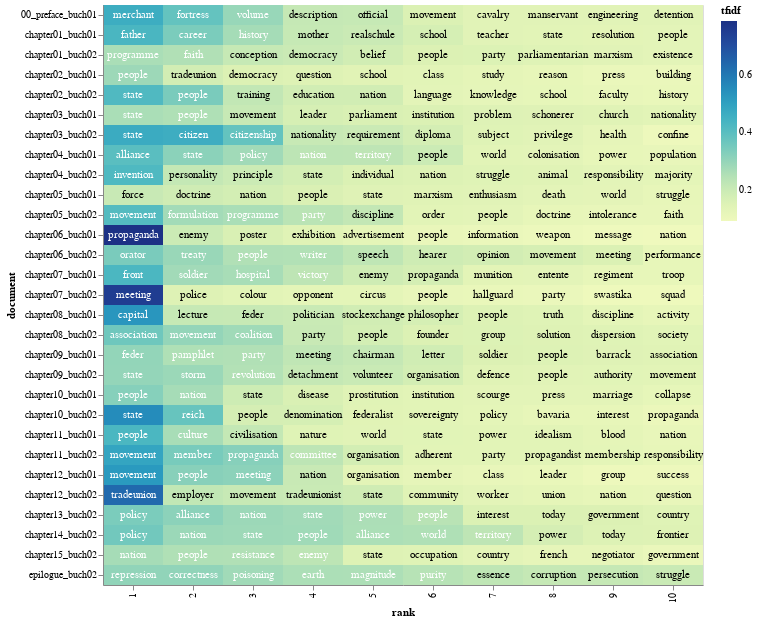

Source (notebook cell):
### Markdown cell above
## TF-IDF visualisieren

### Code cell
import altair as alt
import numpy as np

#terme die gesondert mit rotem punkt ausgezeichnet werden
term_list = ['war', 'peace']

#randomness fürs ranking
top_tfidf_plusRand = top_tfidf.copy()
top_tfidf_plusRand['tfidf'] = top_tfidf_plusRand['tfidf'] + np.random.rand(top_tfidf.shape[0])*0.0001

#visualisierungen mit ranking
base = alt.Chart(top_tfidf_plusRand).encode(
    x = 'rank:O',
    y = 'document:N'
).transform_window(
    rank = "rank()",
    sort = [alt.SortField("tfidf", order="descending")],
    groupby = ["document"],
)

#heatmap definieren
heatmap = base.mark_rect().encode(
    color = 'tfidf:Q'
)

#roter punkt für oben festgelegte terme definieren
circle = base.mark_circle(size=100).encode(
    color = alt.condition(
        alt.FieldOneOfPredicate(field='term', oneOf=term_list),
        alt.value('red'),
        alt.value('#FFFFFF00')        
    )
)

#text labels mit weiß für dunklere heatmap-einfärbungen
text = base.mark_text(baseline='middle').encode(
    text = 'term:N',
    color = alt.condition(alt.datum.tfidf >= 0.23, alt.value('white'), alt.value('black'))
)

#visualisierungen darstellen
(heatmap + circle + text).properties(width = 600)

### Figure 1 — Vega-Lite specification as saved in the notebook (floating-point values rounded to 4 significant figures; data arrays with more than 128 entries replaced by an {"elided": "..."} marker saying what was removed)
{"config": {"view": {"continuousWidth": 300, "continuousHeight": 300}}, "layer": [{"mark": {"type": "rect"}, "encoding": {"color": {"field": "tfidf", "type": "quantitative"}, "x": {"field": "rank", "type": "ordinal"}, "y": {"field": "document", "type": "nominal"}}, "transform": [{"window": [{"op": "rank", "field": "", "as": "rank"}], "groupby": ["document"], "sort": [{"field": "tfidf", "order": "descending"}]}]}, {"mark": {"type": "circle", "size": 100}, "encoding": {"color": {"condition": {"test": {"field": "term", "oneOf": ["war", "peace"]}, "value": "red"}, "value": "#FFFFFF00"}, "x": {"field": "rank", "type": "ordinal"}, "y": {"field": "document", "type": "nominal"}}, "transform": [{"window": [{"op": "rank", "field": "", "as": "rank"}], "groupby": ["document"], "sort": [{"field": "tfidf", "order": "descending"}]}]}, {"mark": {"type": "text", "baseline": "middle"}, "encoding": {"color": {"condition": {"test": "(datum.tfidf >= 0.23)", "value": "white"}, "value": "black"}, "text": {"field": "term", "type": "nominal"}, "x": {"field": "rank", "type": "ordinal"}, "y": {"field": "document", "type": "nominal"}}, "transform": [{"window": [{"op": "rank", "field": "", "as": "rank"}], "groupby": ["document"], "sort": [{"field": "tfidf", "order": "descending"}]}]}], "data": {"name": "data-6183c9d569eb8bc3e6c881d2d42f48c0"}, "width": 600, "$schema": "https://vega.github.io/schema/vega-lite/v5.17.0.json", "datasets": {"data-6183c9d569eb8bc3e6c881d2d42f48c0": {"elided": "290 records"}}}
